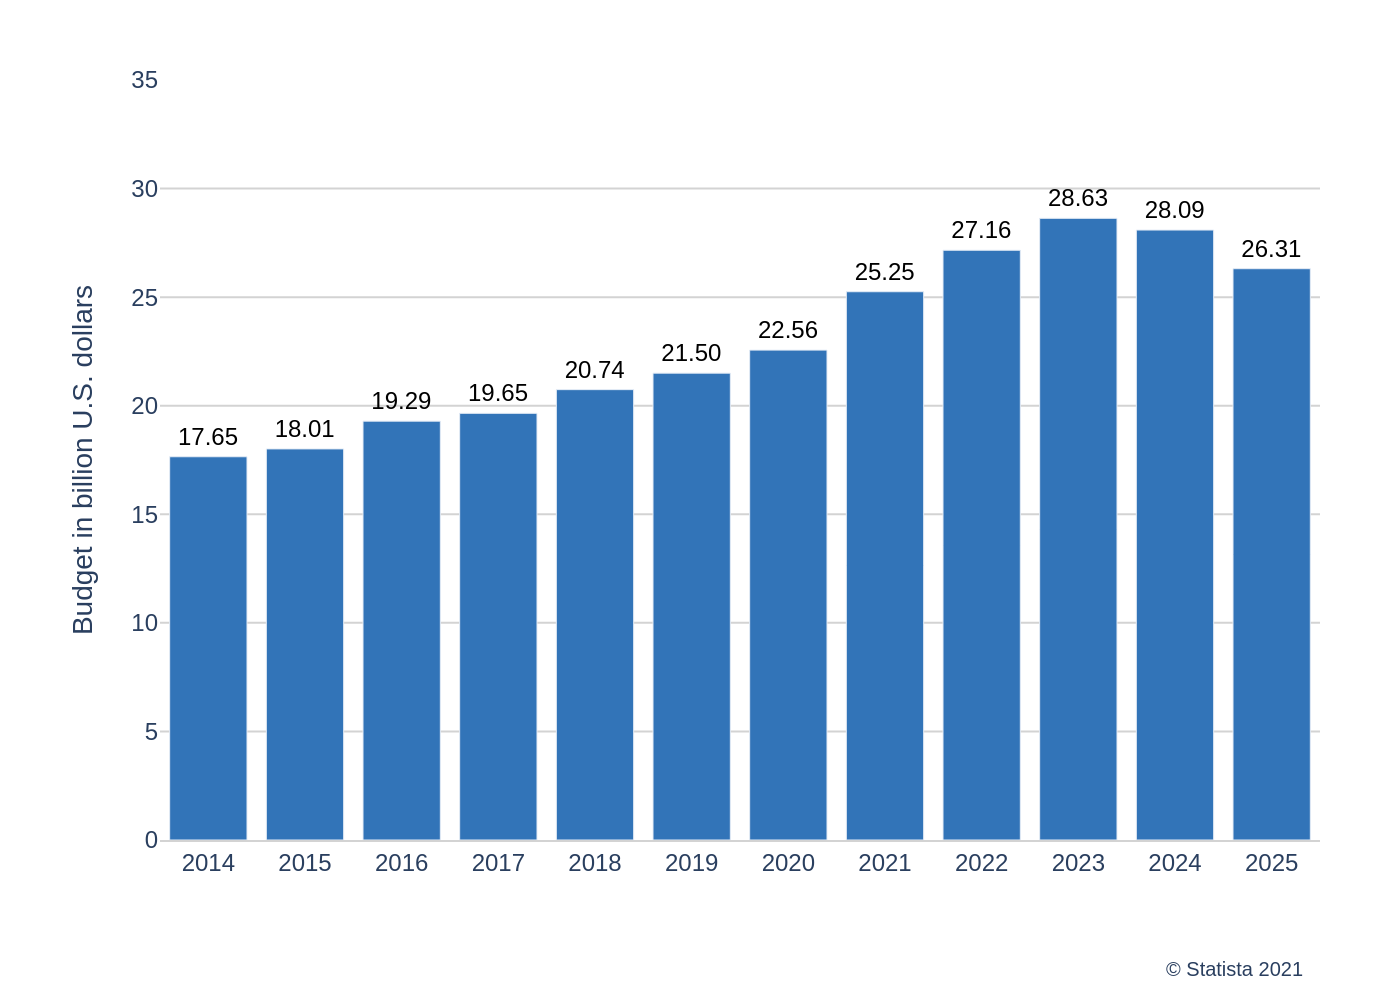

Here is the Python script that generated this plot:
import sys
import json
import plotly.graph_objects as go
import os

# Check for command-line argument
if len(sys.argv) != 2:
    print("Usage: python generate_chart.py <path_to_json_file>")
    sys.exit(1)

json_path = sys.argv[1]

# Read data from the JSON file
try:
    with open(json_path, 'r', encoding='utf-8') as f:
        chart_data = json.load(f)
except FileNotFoundError:
    print(f"Error: JSON file not found at {json_path}")
    sys.exit(1)
except json.JSONDecodeError:
    print(f"Error: Could not decode JSON from {json_path}")
    sys.exit(1)

# Extract data for plotting
x_values = [item['x'] for item in chart_data['chart_data']]
y_values = [item['y'] for item in chart_data['chart_data']]

# Create the figure
fig = go.Figure()

# Add the bar trace
fig.add_trace(
    go.Bar(
        x=x_values,
        y=y_values,
        marker_color=chart_data['colors'][0],
        text=[f"{y:.2f}" for y in y_values],
        textposition='outside',
        cliponaxis=False,
        textfont=dict(
            family="Arial",
            size=12,
            color='black'
        )
    )
)

# Update layout for a clean and accurate look
fig.update_layout(
    font=dict(family="Arial", size=12),
    title=dict(
        text=chart_data['texts']['title'] or '',
        font=dict(size=20)
    ),
    xaxis=dict(
        title_text=chart_data['texts']['x_axis_title'] or '',
        showgrid=False,
        showline=True,
        linecolor='lightgrey',
        tickfont=dict(size=12)
    ),
    yaxis=dict(
        title_text=chart_data['texts']['y_axis_title'],
        showgrid=True,
        gridcolor='lightgrey',
        showline=False,
        zeroline=False,
        range=[0, 35],
        tickvals=[0, 5, 10, 15, 20, 25, 30, 35],
        tickfont=dict(size=12)
    ),
    plot_bgcolor='white',
    showlegend=False,
    margin=dict(l=80, r=40, t=40, b=80),
    annotations=[
        dict(
            text=chart_data['texts']['source'],
            showarrow=False,
            xref='paper',
            yref='paper',
            x=0.99,
            y=-0.15,
            xanchor='right',
            yanchor='top',
            font=dict(family="Arial", size=10)
        )
    ]
)

# Generate output filename from JSON path
base_filename = os.path.splitext(os.path.basename(json_path))[0]
output_filename = f"{base_filename}.png"

# Save the figure as a PNG image
fig.write_image(output_filename, scale=2)

print(f"Chart saved to {output_filename}")
